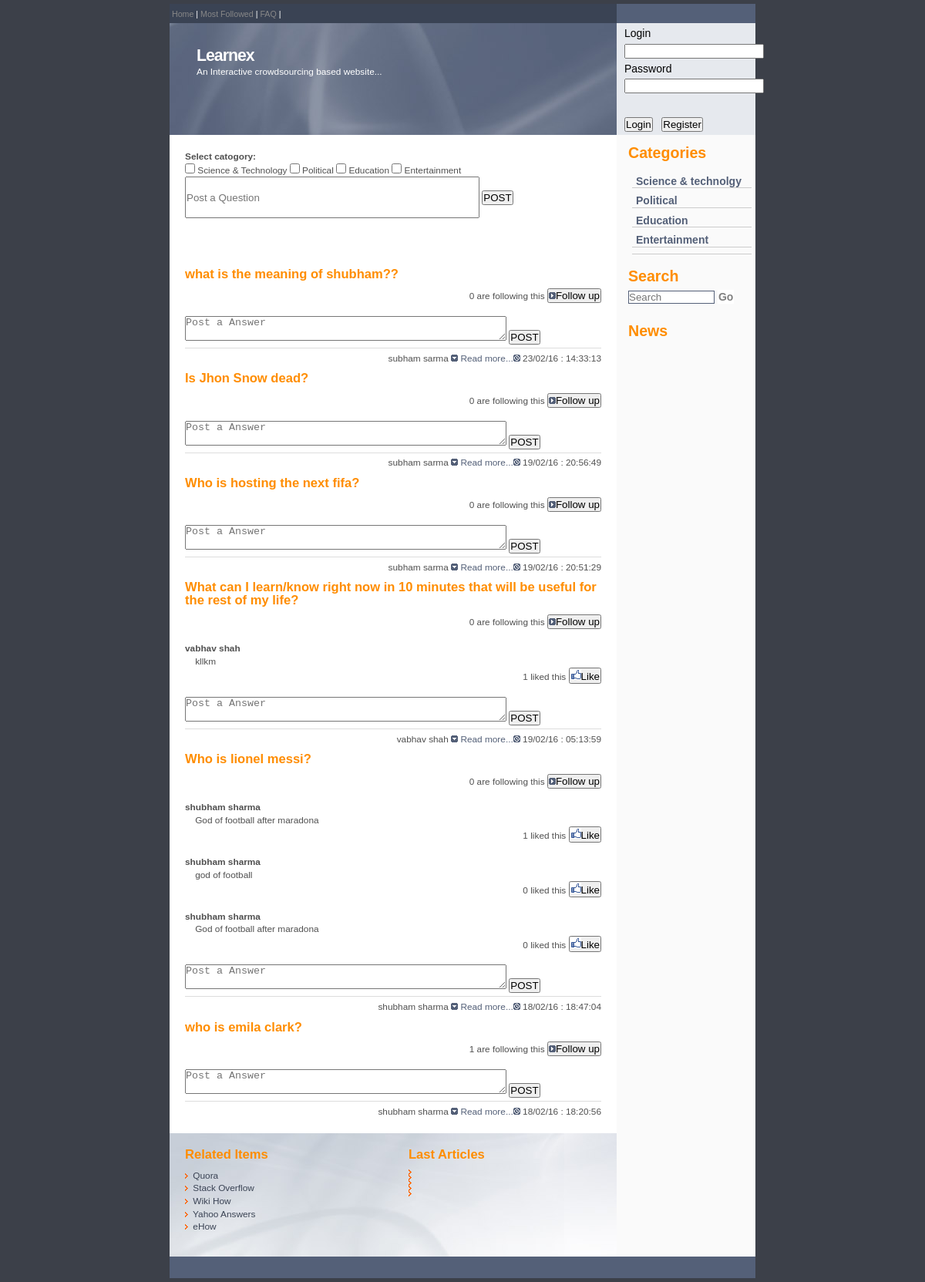
Screenshot of /ent.php with the database file from the repository.
### tables this page shows
CREATE TABLE IF NOT EXISTS `questions` (
`p_id` int(11) NOT NULL,
  `user_id` int(100) NOT NULL,
  `username` varchar(100) NOT NULL,
  `post` varchar(255) NOT NULL,
  `date_created` varchar(50) NOT NULL,
  `userip` varchar(200) NOT NULL,
  `st` tinyint(1) NOT NULL DEFAULT '0',
  `p` tinyint(1) NOT NULL DEFAULT '0',
  `edu` tinyint(1) NOT NULL DEFAULT '0',
  `ent` tinyint(1) NOT NULL DEFAULT '0',
  `following` int(11) NOT NULL DEFAULT '0'
);

CREATE TABLE IF NOT EXISTS `answers` (
`c_id` int(11) NOT NULL,
  `user_id` int(200) NOT NULL,
  `u_name` varchar(200) NOT NULL,
  `comments` text NOT NULL,
  `date_created` varchar(200) NOT NULL,
  `post_id` int(11) NOT NULL,
  `likes` int(100) NOT NULL DEFAULT '0'
);

### ent.php (the view, shortened to what this page needs)
<?php
include "imports/header.php";
include "imports/rheader.php";
?>
	<?php
	$querry = mysqli_query($con,"SELECT * FROM questions WHERE `ent`=1 ORDER BY p_id DESC, p_id DESC");
	while($row = mysqli_fetch_assoc($querry))
	{
	?>
	 <h2><a href="#"><?php echo $row['post']?> </a></h2>
	 <?php include "imports/followfn2.php";?>
	   <?php include "imports/likefn2.php";?>
	 <form action="dbProcess.php?option=answer"method="Post">
	<textarea placeholder="Post a Answer" style="height:30px" cols="50" name="answer"></textarea>
	<input type="submit" value="POST">
	</form>
      <p class="date"><?php echo$row['username']." "?><img src="images/more.gif" alt="" /> <a href="#">Read more...</a><img src="images/timeicon.gif" alt="" /> <?php echo$row['date_created']?></p>
	 <?php
	}
	include "imports/footer.php";
	  ?>

### imports/header.php (shortened to what this page needs)
<!DOCTYPE html PUBLIC "-//W3C//DTD XHTML 1.0 Transitional//EN" "http://www.w3.org/TR/xhtml1/DTD/xhtml1-transitional.dtd">
<html>
<head>
</head>
<body>
<div class="content">
  <div class="rside">
  <?php
		if($_SESSION['login'] == 'TRUE')
		{
		?>
	<li style="transform:uppercase">
	<div class = "dd">
	<a><?php echo "Hieee... ".$_SESSION['user_name'];?></a>
				<ul>
				<li><a href="profile.php">Profile</a></li>
				<li><a href="setting.php">Setting</a></li>
				<li><a href="logout.php">Logout</a></li>
				</ul>
				</div>
			</li>
			<?php
		}
else{
			?>
			 <div class="topmenu"></div>
    <div class="loginbox">
      <div class="padding">
        <form action="dbProcess.php?option=login"method="Post">
          Login <br />
          <input type="text" name="User" value="" required="required" />
          <br />
          Password <br />
          <input type="password" name="Pass" value=""  required="required" />
          <br />
          <br />
          <input type="submit" value="Login"  />
		   <a href="rege2.php"><input type="button"  value="Register"/></a>
          <br />
        </form>
      </div>
    </div>
			<?php
    }
?>

### imports/rheader.php (shortened to what this page needs)
 <div class="menu">
      <h2>Categories</h2>
      <div class="nav">
        <ul>
          <li><a href="science.php">Science & technolgy</a></li>
          <li><a href="politics.php">Political</a></li>
          <li><a href="edu.php">Education</a></li>
		  <li><a href="ent.php">Entertainment</a></li>
          <li><a href="#"></a></li>
        </ul>
      </div>
      <h2>Search</h2>
      <form action="search.php" >
        <div class="search">
          <input type="text" placeholder="Search" name="search" class="text" />
          <input type="submit" value="Go" name="submit" class="searchbutton" />
          <br />
        </div>
      </form>
      <br />
      <h2>News</h2>
      <br />
    </div>
  </div>
  <div class="lside">
    <div class="topmenu"> &nbsp;<a href="index.php">Home</a> | <a href="mostfollow.php">Most Followed</a> |
	<a href="">FAQ</a> |
	</div>
    <div class="header">
      <div class="padding">
        <div class="citation"></div>
          <h1>Learnex</h1>
		     An Interactive crowdsourcing based website...
      </div>
    </div>
    <div class="main">
	<form action="dbProcess.php?option=questions"method="Post">
	<b>Select catogory:</b><br>
  <input type="checkbox" name="catogory[]" value="s&t" > Science & Technology
  <input type="checkbox" name="catogory[]" value="p" > Political
  <input type="checkbox" name="catogory[]" value="edu" > Education
  <input type="checkbox" name="catogory[]" value="ent" > Entertainment
<input type="text" placeholder="Post a Question" style="height:50px; width:70%" cols="60" name="questions" />
	<input type="submit" value="POST">
	</form>
	<br>
	<br>
	<br>

### imports/followfn2.php (shortened to what this page needs)
  	 <?php
  	 $querry11 = mysqli_query($con,"SELECT * FROM `follow` WHERE '".$row['p_id']."' = follow.p_id AND '".$_SESSION['u_id']."' = follow.user_id");
	$rowcnt = mysqli_num_rows($querry11);
	if($rowcnt != 0)
	{
		$follow = "Unfollow";
	}
	else
	{
		$follow = "Follow up";
	}
  ?>
   <div align = "right">
<form action="" method="post" >
<?php echo $row['following']." are following this"?>
<button type="submit" name="subfollow" value="subfollow"> <img src="images/comment.gif" alt="" /><?php echo $follow?></button>
 </form>
 </div>
  <br>

### imports/likefn2.php (shortened to what this page needs)
<?php
	 $querry1 = mysqli_query($con,"SELECT * FROM answers WHERE '".$row['p_id']."' = answers.post_id ORDER BY likes DESC, likes DESC");
	while($row1 = mysqli_fetch_assoc($querry1))
	{
	 ?>
	  <b><?php echo $row1['u_name']?></b>
	  <br>&nbsp&nbsp&nbsp&nbsp<?php echo $row1['comments'];
	  	 $querry2 = mysqli_query($con,"SELECT * FROM `like` WHERE '".$row1['c_id']."' = like.c_id AND '".$_SESSION['u_id']."' = like.user_id ");
		$rowcnt = mysqli_num_rows($querry2);
		if($rowcnt != 0)
		{
			$like = "Unlike";
		}
		else
		{
			$like = "Like";
		}
	  ?>
	   <div align = "right">
	<form action="" method="post" >
	<?php echo $row1['likes']." liked this"?>
	<button type="submit" name="sublike" value="sublike"> <img src="images/like.png" alt="" /><?php echo $like?></button>
	 </form>
	 </div>
	  <br>
	  <?php
	}
	  ?>

### imports/footer.php
</div>
    <div class="infobox">
      <div class="r_sd">
        <h2>Last Articles</h2>
        <img src="images/arrow.gif" alt="" /> <a href="#"></a> <br />
        <img src="images/arrow.gif" alt="" /> <a href="#"></a> <br />
        <img src="images/arrow.gif" alt="" /> <a href="#"></a><br />
        <img src="images/arrow.gif" alt="" /> <a href="#"></a><br />
        <img src="images/arrow.gif" alt="" /> <a href="#"></a><br />
      </div>
      <div class="l_sd">
        <h2>Related Items</h2>
        <img src="images/arrow.gif" alt="" /> <a href="http://www.quora.com">Quora</a> <br />
        <img src="images/arrow.gif" alt="" /> <a href="http://stackoverflow.com/">Stack Overflow</a> <br />
        <img src="images/arrow.gif" alt="" /> <a href="http://www.wikihow.com">Wiki How</a><br />
        <img src="images/arrow.gif" alt="" /> <a href="https://answers.yahoo.com/">Yahoo Answers</a><br />
        <img src="images/arrow.gif" alt="" /> <a href="http://www.ehow.com/">eHow</a><br />
      </div>
    </div>
  </div>
  <div class="footer">  </div>
</div>
</body>
</html>

### style.css (style rules this page uses)
ul li a { color:#DFD7DD; text-decoration:none; }
body { margin:5px 0; padding:0; font: 74% Arial, Sans-Serif; color:#FFF; line-height: 1.4em; background : #3C4049; }
.content { color: #FF8D00; margin: 0 auto; padding: 0; width: 760px; background: #FAFAFA; }
.lside { background: #FFF; color: #000; width: 580px; float: left; }
.lside .topmenu { background: #3A4354; color: #FFF; width: 580px; height: 15px; padding: 5px 0 5px 0px; font-size: 90%; }
.lside .header { background: #546078 url(header.jpg) no-repeat; width: 580px; height: 145px; color: #FF8D00; }
.lside .header .padding { padding: 30px 0 0 35px; color: #FFF; }
.lside .header .citation { color : #EEE; font-size: 90%; padding: 70px 20px 15px 0; float: right; text-align: right; }
.lside .main { background: #FFF; color: #505050; padding: 15px 20px 15px 20px; }
.lside .infobox { background: #FFF url(info.jpg) no-repeat; color: #222; height: 160px; }
.lside .infobox .r_sd { width: 270px; float: right; padding: 10px 0px 5px 20px; }
.lside .infobox .l_sd { padding: 10px 20px 5px 20px; }
.lside .infobox a { color: #3A4354; }
.rside { background: #FF8D00; color: #000; width: 180px; float: right; clear: both; font-size:14px; }
.rside .topmenu { background: #546078; height: 15px; color: #FFF; text-align: right; padding: 5px 5px 5px 0px; }
.rside .loginbox { background: #E6E9EE; height: 145px; color: #000; margin: 0; padding: 0px; }
.rside .loginbox .padding { padding: 0px 10px 0px 10px; line-height: 1.9em; margin: 0; }
.rside .menu { background: #FAFAFA; padding: 5px; color: #333; }
.rside .menu h2 { color: #FF8D00; padding-left: 10px; }
.rside .search { padding-left: 10px; }
.nav { clear: both; text-align: left; color: #7D8085; padding: 5px 0 0 0; }
.nav li { font-weight: bold; margin: 0 0 8px 0; padding: 0 0 0 5px; border-bottom: 1px solid #ccc; }
.nav li a { color: #546078; text-decoration: none; }
.footer { clear:both; width: 760px; padding-top: 3px; height: 25px; color:#FFF; font-size:90%; background: #546078; text-align:center; }
p { margin: 0 0 5px 0; padding: 0; color: #888; background: inherit; }
a { color: #888; background: inherit; text-decoration:none; }
h1 { padding:0; margin:0; color: #FFF; background: inherit;font: bold 1.8em Arial, Sans-Serif; letter-spacing: -1px; }
h2 { background-color: inherit; color:#FF8D00; font-size:140%; font-weight:bold; margin: 10px 0 10px 0; padding:0; }
h2 a { color: #FF8D00; }
ul { margin: 5px 0 20px 15px; padding : 0; list-style : none; }
li { list-style-type: none; color: #F29900; margin: 0 0 0px 0; padding: 0 0 0 0px; }
li a { color: #FFF; }
input.text { margin: 0; width: 110px; border: 1px solid #546078; background: #FFF; color: #808080; }
input.searchbutton { margin: 0; font-size: 100%; font-family: Arial, Sans-serif; border: none; background: #FFFFFF; color: #808080; padding: 1px; font-weight: bold; }
.date { color: #505050; background: #FFF; text-align: right; margin: 4px 0 5px 0; padding: 0.4em 0 0 0; border-top: 1px solid #ddd; }
.date a { color: #546078; }
* { margin:0px; padding:0px; }
body { font-family:Tahoma, Geneva, sans-serif; }

### rows the page displays
questions: post "what is the meaning of shubham??", following "0", follow "Follow up", username "subham sarma", date_created "23/02/16 : 14:33:13"
questions: post "Is Jhon Snow dead?", following "0", follow "Follow up", username "subham sarma", date_created "19/02/16 : 20:56:49"
questions: post "Who is hosting the next fifa?", following "0", follow "Follow up", username "subham sarma", date_created "19/02/16 : 20:51:29"
questions: post "What can I learn/know right now in 10 minutes that will be useful for the rest of my life?", following "0", follow "Follow up", username "vabhav shah", date_created "19/02/16 : 05:13:59"
answers: u_name "vabhav shah", comments "kllkm", likes "1", like "Like"
questions: post "Who is lionel messi?", following "0", follow "Follow up", username "shubham sharma", date_created "18/02/16 : 18:47:04"
answers: u_name "shubham sharma", comments "God of football after maradona", likes "1", like "Like"
answers: u_name "shubham sharma", comments "god of football", likes "0", like "Like"
answers: u_name "shubham sharma", comments "God of football after maradona", likes "0", like "Like"
questions: post "who is emila clark?", following "1", follow "Follow up", username "shubham sharma", date_created "18/02/16 : 18:20:56"
